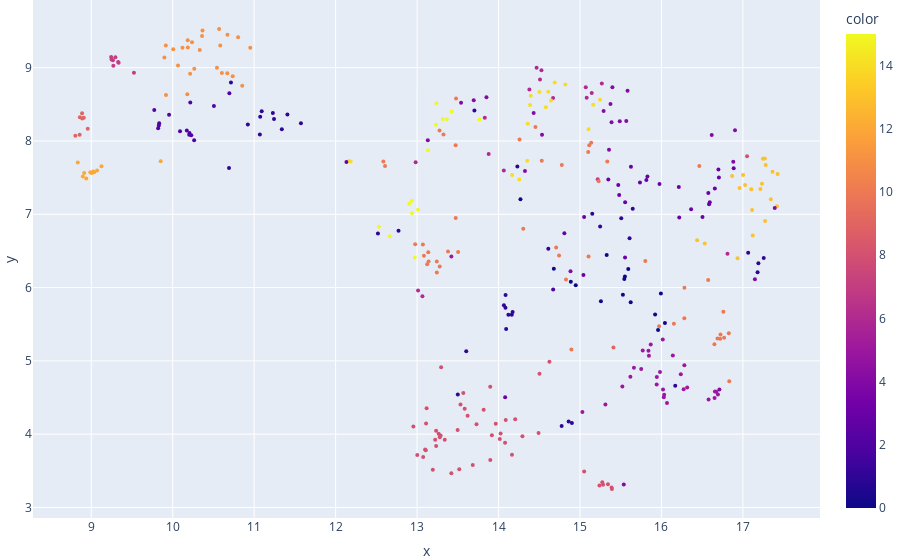

Source (notebook cell):
### Code cell
model = KMeans(n_clusters=16)
kme,fig = cluster_plot(model)
fig

### Figure 1 — Plotly figure (JSON) as saved in the notebook; plotly's stock layout.template omitted (floating-point values rounded to 4 significant figures; data arrays with more than 128 entries replaced by an {"elided": "..."} marker saying what was removed)
{"data": [{"customdata": {"elided": "362x1 str values"}, "hovertemplate": "x=%{x}<br>y=%{y}<br>b=%{customdata[0]}<br>color=%{marker.color}<extra></extra>", "legendgroup": "", "marker": {"color": {"elided": "362 int values"}, "coloraxis": "coloraxis", "size": 4, "symbol": "circle"}, "mode": "markers", "name": "", "orientation": "v", "showlegend": false, "type": "scatter", "x": {"elided": "362 float values"}, "xaxis": "x", "y": {"elided": "362 float values"}, "yaxis": "y"}], "layout": {"coloraxis": {"colorbar": {"title": {"text": "color"}}, "colorscale": [[0, "#0d0887"], [0.1111, "#46039f"], [0.2222, "#7201a8"], [0.3333, "#9c179e"], [0.4444, "#bd3786"], [0.5556, "#d8576b"], [0.6667, "#ed7953"], [0.7778, "#fb9f3a"], [0.8889, "#fdca26"], [1, "#f0f921"]]}, "hoverlabel": {"bgcolor": "black", "font": {"size": 12}}, "legend": {"tracegroupgap": 0}, "margin": {"b": 0, "l": 0, "r": 0, "t": 0}, "xaxis": {"anchor": "y", "domain": [0, 1], "title": {"text": "x"}}, "yaxis": {"anchor": "x", "domain": [0, 1], "title": {"text": "y"}}}}
